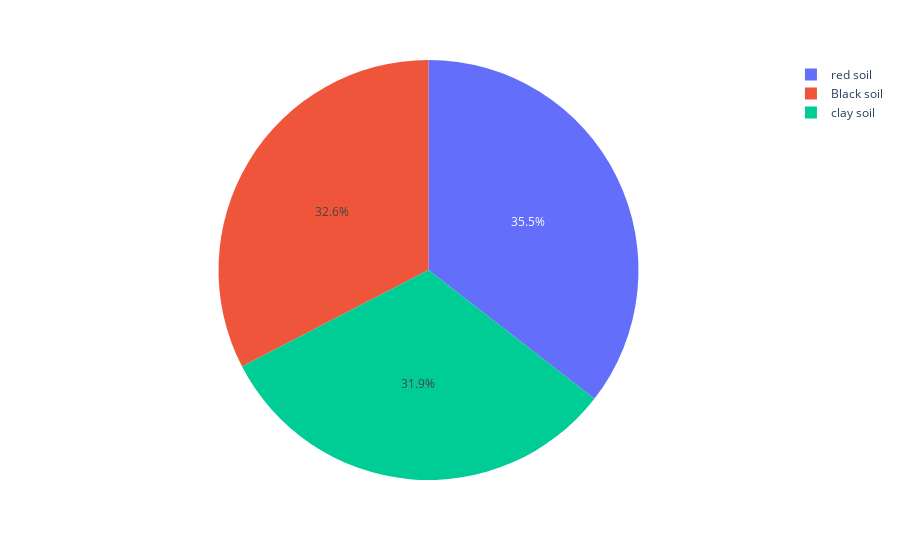

Notebook code cell kept with this figure:
### Code cell
black, clay, red =  len(black_soil), len(clay_soil), len(red_soil)
e = black + clay + red
print("Total images: ", e)
class_names = [ 'Black soil', 'clay soil', 'red soil']
n_images = [black, clay, red]
px.pie(names=class_names, values=n_images)

### Figure 1 — Plotly figure (JSON) as saved in the notebook; plotly's stock layout.template omitted (floating-point values rounded to 4 significant figures)
{"data": [{"domain": {"x": [0, 1], "y": [0, 1]}, "hovertemplate": "label=%{label}<br>value=%{value}<extra></extra>", "labels": ["Black soil", "clay soil", "red soil"], "legendgroup": "", "name": "", "showlegend": true, "type": "pie", "values": [1496, 1463, 1629]}], "layout": {"legend": {"tracegroupgap": 0}, "margin": {"t": 60}}}
